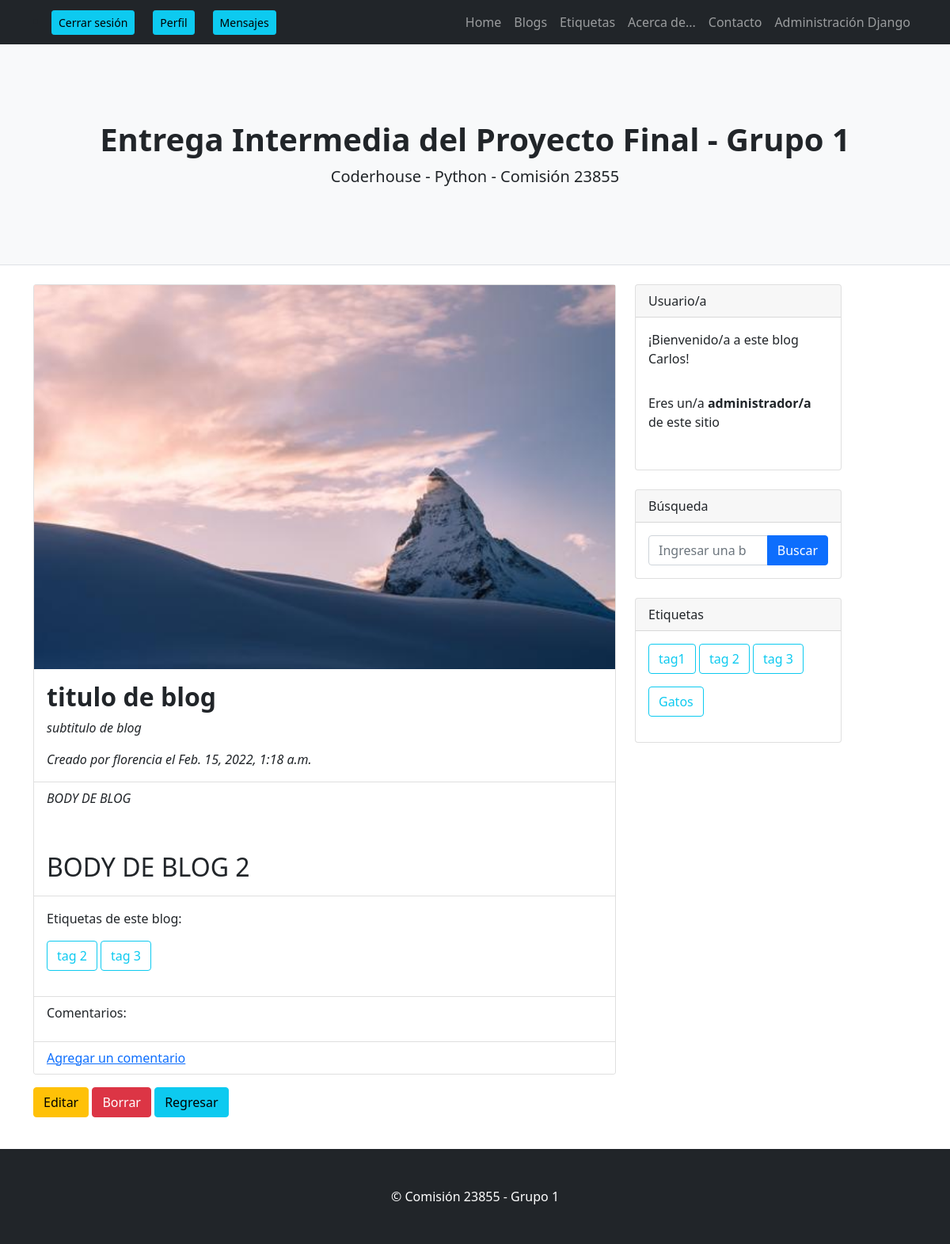
The page /AppProyecto1/detalle/1/ (signed in) on the database its author committed.
### AppProyecto1/models.py (models this page shows, shortened)
class Blog(models.Model):
    title=models.CharField(max_length=40)
    subtitle=models.CharField(max_length=40)
    body=RichTextField()
    tag=models.ManyToManyField(Tag) #Este many to many crea la tabla blog_tag en la base
    imagen= models.ImageField(upload_to="blogi/",null=True,blank=True)
    fechaCreacion = models.DateTimeField(default=timezone.now)
    publicacion=models.DateTimeField(default=timezone.now ,blank=True, null=True)
    autor= models.ForeignKey(User, on_delete=models.CASCADE,default=None)

class Tag(models.Model):
    name=models.CharField(max_length=40)

### AppProyecto1/views.py (the view)
# urls.py: path("detalle/<pk>/",views.BlogDetalle.as_view(), name= 'BlogDetail'),
@method_decorator(login_required, name='dispatch')
class BlogDetalle (DetailView):
    model = Blog
    template_name = "AppProyecto1/blog_detalle.html"
    def get_context_data(self,**kwargs): # Función para invocar tags
        context = super(BlogDetalle,self).get_context_data(**kwargs)
        context['tags'] = Tag.objects.all()
        context['blogtags'] = Tag.objects.filter(blog=self.get_object())
        context['blogcomments'] = Comment.objects.filter(blog=self.get_object())
        return context

### AppProyecto1/templatetags/group.py (called while the page is built)
@register.filter
def has_group(user, group_name):
    return user.groups.filter(name='Admin').exists()

### AppProyecto1/templates/AppProyecto1/blog_detalle.html (shortened to what this page needs)
{% extends 'AppProyecto1/padre.html' %}
{% load static %}
{% load group %}
{% block contenidoQueCambia %}
<div class="card">
    {% if blog.imagen %}
    <img src="{{blog.imagen.url}}" />
    {% else %}
    <img src="https://dummyimage.com/1400x700/505050/ffffff.jpg&text=(imagen+de+blog)" class="card-img-top" alt="...">
    {% endif %}
        <div class="card-body">
        <h5 class="card-title fw-bold fs-2">{{blog.title}}</h5>
        <p class="card-text fst-italic">{{blog.subtitle}}</p>
        <p class="card-text fst-italic">Creado por {{blog.autor}} el {{blog.fechaCreacion}}</p>
    </div>
    <ul class="list-group list-group-flush">
            <li class="list-group-item">{{blog.body|safe}}</li>
    </ul>
    <div class="card-body">
        <p>Etiquetas de este blog:</p>
        {% for tag in blogtags %}
                <a class="btn btn-outline-info btn mb-3" href="{% url 'BlogTagLista' tag.id %}" role="button" text-nowrap>{{tag.name}}</a>
        {% endfor %}
    </div>
    <ul class="list-group list-group-flush">
        <li class="list-group-item">
            <p>Comentarios:</p>
            <li class="list-group-item">
                <a href="{% url 'CommentNew' blog.id %}">Agregar un comentario</a>
            </li>
        </li>
    </ul>
</div>
    {% if user|has_group:'Admin' %}
    <a class="btn btn-warning mb-4" href="{% url 'BlogEdit' blog.id %}" role="button" mb-10> Editar </a>
    <a class="btn btn-danger mb-4" href="{% url 'BlogDelete' blog.id %}" role="button" mb-10> Borrar </a>
    <a class="btn btn-info mb-4" href="{% url 'BlogList' %}" role="button" mb-10> Regresar </a>
    {% else %}
    <a class="btn btn-info" href="{% url 'BlogList' %}" role="button" mb-10>Regresar</a>
    {% endif %}
{% endblock contenidoQueCambia %}

### AppProyecto1/templates/AppProyecto1/padre.html (shortened to what this page needs)
<!DOCTYPE html>
<html lang="en">
    <head>
        {% load static %}
        {% load group %}
        <link href="{% static 'AppProyecto1/css/styles.css' %}" rel="stylesheet" />
    </head>
    <body>
        <nav class="navbar navbar-expand-lg navbar-dark bg-dark">
            <div class="container">
                {% if request.user.is_authenticated %}
                <li class="nav-item"><a type="button" class="btn btn-info btn-sm" aria-current="page" href="{% url 'Logout' %}">Cerrar sesión</a></li>
                <li class="nav-item"><a type="button" class="btn btn-info btn-sm" aria-current="page" href="{% url 'VerPerfil' %}">Perfil</a></li>
                <li class="nav-item"><a type="button" class="btn btn-info btn-sm" aria-current="page" href="{% url 'Inbox' %}">Mensajes</a></li>
                {% endif %}
                <div class="collapse navbar-collapse" id="navbarSupportedContent">
                    <ul class="navbar-nav ms-auto mb-2 mb-lg-0">
                        <li class="nav-item"><a class="nav-link" href="{% url 'Inicio' %}">Home</a></li>
                        <li class="nav-item"><a class="nav-link" href="{% url 'BlogList' %}">Blogs</a></li>
                        <li class="nav-item"><a class="nav-link" href="{% url 'TagList' %}">Etiquetas</a></li>
                        <li class="nav-item"><a class="nav-link" href="{% url 'About' %}">Acerca de...</a></li>
                        <li class="nav-item"><a class="nav-link" href="#!">Contacto</a></li>
                        <li class="nav-item"><a class="nav-link" href="http://localhost:8000/admin/">Administración Django</a></li>
                    </ul>
                </div>
            </div>
        </nav>
        <header class="py-5 bg-light border-bottom mb-4">
            <div class="container">
                <div class="text-center my-5">
                    <h1 class="fw-bolder">Entrega Intermedia del Proyecto Final - Grupo 1</h1>
                    <p class="lead mb-0">Coderhouse - Python - Comisión 23855</p>
                </div>
            </div>
        </header>
        <div class="container">
            <div class="row">
                <div class="col-lg-8">
                    {% block contenidoQueCambia %}
                    {% endblock contenidoQueCambia %}
                </div>
                <div class="col-lg-3">
                    <div class="card mb-4">
                        <div class="card-header">Usuario/a</div>
                        {% if not request.user.is_authenticated %}
                            <div class="card-body">Para acceder al contenido de este página, debes registrarte e iniciar sesión.</div>
                        {% else %}
                            <div class="card-body">¡Bienvenido/a a este blog {{ user.username }}!</div>
                            {% if user|has_group:'Admin' %}
                                <div class="card-body">Eres un/a <b>administrador/a</b> de este sitio</div>
                            {% else %}
                                <div class="card-body">Eres un/a <b>usuario/a</b> de este sitio</div>
                            {% endif %}
                        {% endif %}
                    </div>
                    {% if request.user.is_authenticated %}
                    <div class="card mb-4">
                        <div class="card-header">Búsqueda</div>
                        <div class="card-body">
                            <div class="input-group" method="GET" action="{% url 'BlogSearch' %}">
                                    <form class="input-group" method="GET" action="{% url 'BlogSearch' %}" >
                                        <input class="form-control" type="search" name="search" placeholder="Ingresar una búsqueda...">
                                        <button class="btn btn-primary" type="submit">Buscar</button>
                                    </form>
                            </div>
                        </div>
                    </div>
                    {% endif %}
                    {% if request.user.is_authenticated %}
                    <div class="card mb-4">
                        <div class="card-header">Etiquetas</div>
                        <div class="card-body">
                                {% for tag in tags %}
                                    <a class="btn btn-outline-info btn mb-3" href="{% url 'BlogTagLista' tag.id %}" role="button" text-nowrap>{{tag.name}}</a>
                                {% endfor %}
                        </div>
                    </div>
                    {% endif %}
                </div>
            </div>
        </div>
        <footer class="py-5 bg-dark">
            <div class="container"><p class="m-0 text-center text-white">&copy; Comisión 23855 - Grupo 1</p></div>
        </footer>
</body>
</html>

### rows shown on the page
Blog: imagen (picture), title "titulo de blog", subtitle "subtitulo de blog", autor "florencia", fechaCreacion "Feb. 15, 2022, 1:18 a.m.", body "BODY DE BLOG BODY DE BLOG 2"
Tag: name "tag 2"
Tag: name "tag 3"
Tag: name "tag1"
Tag: name "Gatos"

### other values the page prints
{{ user.username }} "Carlos"
